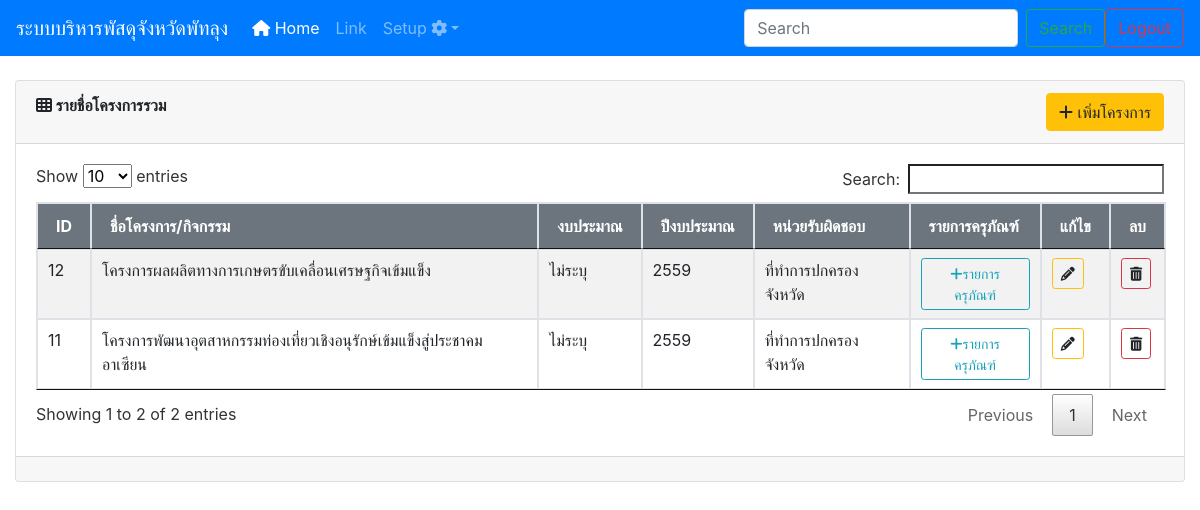
/project.php (signed in), run on the app's committed database.
### tables this page shows
CREATE TABLE IF NOT EXISTS `project` (
  `pid` int(11) NOT NULL AUTO_INCREMENT,
  `recid` int(11) NOT NULL,
  `name` varchar(200) NOT NULL,
  `money` int(10) NOT NULL COMMENT 'งบประมาณ',
  `yid` int(11) NOT NULL,
  `uid` int(5) NOT NULL,
  `created_at` date NOT NULL DEFAULT current_timestamp(),
  PRIMARY KEY (`pid`)
);

CREATE TABLE IF NOT EXISTS `sys_year` (
  `yid` int(11) NOT NULL AUTO_INCREMENT,
  `yname` char(4) NOT NULL,
  `status` int(1) NOT NULL,
  PRIMARY KEY (`yid`)
);

CREATE TABLE IF NOT EXISTS `user` (
  `ID` int(5) NOT NULL AUTO_INCREMENT,
  `Username` varchar(50) NOT NULL,
  `Password` varchar(200) NOT NULL,
  `Firstname` varchar(100) NOT NULL,
  `Lastname` varchar(100) NOT NULL,
  `Userlevel` varchar(1) NOT NULL,
  `office` varchar(200) NOT NULL,
  PRIMARY KEY (`ID`)
);

### library/database.php (called while the page is built, shortened)
<?php
$db_config=array(
        "host"=>"localhost",
        "user"=>"root",
        "pass"=>"hellojava",
        "dbname"=>"stock",
        "charset"=>"utf8"
    );
$dbConn = @new mysqli($db_config["host"], $db_config["user"], $db_config["pass"], $db_config["dbname"]);
function dbQuery($sql)
{
        global $dbConn;
        $result = $dbConn->query($sql);
	return $result;
}
function dbFetchArray($result) {
          return mysqli_fetch_array($result);
}
?>

### project.php (the view, shortened to what this page needs)
<?php
include("header.php");
include("navbar.php");
?>
<link href="https://cdn.jsdelivr.net/npm/select2@4.1.0-beta.1/dist/css/select2.min.css" rel="stylesheet" />
<div class="container-fluid">
        <div class="card ">
            <div class="card-header">
                <span class="font-weight-bold"><i class="fas fa-th"></i> รายชื่อโครงการรวม</span>
                <button type="button" class="btn btn-warning  float-right" data-toggle="modal" data-target="#modelId">
                    <i class="fas fa-plus"></i> เพิ่มโครงการ
                </button>
            </div>
            <div class="card-body">
                <table class="table table-bordered table-hover table-striped" id="myTable">
                        <thead class="bg-secondary text-white">
                            <th>ID</th>
                            <th>ชื่อโครงการ/กิจกรรม</th>
                            <th>งบประมาณ</th>
                            <th>ปีงบประมาณ</th>
                            <th>หน่วยรับผิดชอบ</th>
                            <th>รายการครุภัณฑ์</th>
                            <th>แก้ไข</th>
                            <th>ลบ</th>
                        </thead>
                        <tbody>
                        <?php
                            $sql ="SELECT  p.*, y.yname, u.office FROM project  p
                                   INNER JOIN  sys_year  y   ON (p.yid = y.yid)
                                   INNER JOIN  user u ON (p.uid = u.id)
                                   ORDER BY  pid DESC";
                            $result = dbQuery($sql);
                            while ($row = dbFetchArray($result)) {?>
                                <tr>
                                         <td><?php echo $row['pid'];?></td>
                                         <td><?php echo $row['name'];?></td>
                                         <td>
                                            <?php
                                                if($row['money']==0){
                                                    echo "ไม่ระบุ";
                                                }else{
                                                  echo $row['money'];
                                                }
                                            ?>
                                        </td>
                                         <td><?php echo $row['yname'];?></td>
                                         <td><?php echo $row['office'];?></td>
                                         <td><a href="sub_project.php?pid=<?=$row['pid']?>" class="btn btn-outline-info btn-sm"><i class="fas fa-plus"></i>รายการครุภัณฑ์</a></td>
                                         <td>
                                            <a class="btn btn-outline-warning btn-sm"
                                                onclick = "load_edit('<?=$row['pid']?>')"
                                                data-toggle="modal"
                                                data-target="#modelEdit">
                                                <i class="fas fa-pencil-alt"></i>
                                            </a>
                                         </td>
                                         <td><a class="btn btn-outline-danger btn-sm" ><i class="fas fa-trash-alt"></i></a></td>
                                     </tr>
                           <?php } ?>
                        </tbody>
                   </table>
            </div>
            <div class="card-footer text-muted">
            </div>
        </div>
        </div>
<?php  include("footer.php");  ?>

### css/datatable.css (style rules this page uses)
table.dataTable { width:100%;margin:0 auto;clear:both;border-collapse:separate;border-spacing:0 }
table.dataTable thead th,table.dataTable tfoot th { font-weight:bold }
table.dataTable thead th,table.dataTable thead td { padding:10px 18px;border-bottom:1px solid #111 }
table.dataTable thead .sorting,table.dataTable thead .sorting_asc,table.dataTable thead .sorting_desc,table.dataTable thead .sorting_asc_disabled,table.dataTable thead .sorting_desc_disabled { cursor:pointer;*cursor:hand;background-repeat:no-repeat;background-position:center right }
table.dataTable thead .sorting { background-image:url("../images/sort_both.png") }
table.dataTable thead .sorting_desc { background-image:url("../images/sort_desc.png") }
table.dataTable tbody tr { background-color:#ffffff }
table.dataTable tbody th,table.dataTable tbody td { padding:8px 10px }
table.dataTable.no-footer { border-bottom:1px solid #111 }
table.dataTable,table.dataTable th,table.dataTable td { box-sizing:content-box }

### data on the page
project: pid "12", name "โครงการผลผลิตทางการเกษตรขับเคลื่อนเศรษฐกิจเข้มแข็ง", money "ไม่ระบุ", yid.yname "2559", uid.office "ที่ทำการปกครองจังหวัด"
project: pid "11", name "โครงการพัฒนาอุตสาหกรรมท่องเที่ยวเชิงอนุรักษ์เข้มแข็งสู่ประชาคมอาเซียน", money "ไม่ระบุ", yid.yname "2559", uid.office "ที่ทำการปกครองจังหวัด"
